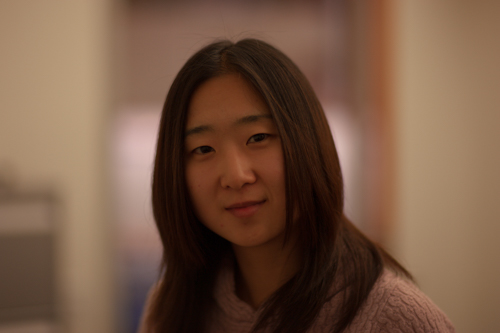
#> input picture img/MIT-Adobe_FiveK/12.jpg, 500 x 333 px, given in place of jmu_text.png, which was not available
$ python test_1.py
#> lines starting #> are read from the running program, lines starting #| are printed output that depends on the picture
### watermark.py
import random
import cv2
import numpy as np
from numpy import ndarray

"""
DCT 水印嵌入方法2
将水印嵌入中频DCT系数
"""
np.random.seed(1)
x1 = np.random.randn(8)
x2 = np.random.randn(8)

# Zigzag矩阵
z_mat = np.array([
    0, 1, 5, 6, 14, 15, 27, 28,
    2, 4, 7, 13, 16, 26, 29, 42,
    3, 8, 12, 17, 25, 30, 41, 43,
    9, 11, 18, 24, 31, 40, 44, 53,
    10, 19, 23, 32, 39, 45, 52, 54,
    20, 22, 33, 38, 46, 51, 55, 60,
    21, 34, 37, 47, 50, 56, 59, 61,
    35, 36, 48, 49, 57, 58, 62, 63])


# 相关系数
# [5 lines left out: function corr2, not called in this run]


# zigzag 变换
def zig_zag(block: np.ndarray):
    zigzag_block = block.flatten()[[np.where(z_mat == i)[0][0] for i in range(64)]]
    return zigzag_block


# zigzag逆变换
# [14 lines left out: function inverse_zigzag, not called in this run]


# 水印嵌入
def embed_watermark(image: np.ndarray[np.uint8],
                    watermark: np.ndarray[np.uint8],
                    alpha=0.5,
                    bs=8, seed=100) -> np.ndarray[np.uint8]:
    wm_copy = watermark.copy()
    img_f = image.astype(np.float32)  # 原始图像 float32
    # 图像尺寸
    img_h, img_w = image.shape
    # 水印尺寸
    wm_h, wm_w = watermark.shape

    blocks = (img_h // bs) * (img_w // bs)
    if watermark.size > blocks:
        exit("水印过大")
    img_idct = np.zeros_like(image, dtype=np.float32)  # 逆DCT变换后的图像
    for i in range(0, img_h, bs):
        for j in range(0, img_w, bs):
            dst = cv2.dct(img_f[i:i + bs, j:j + bs])
            img_idct[i:i + bs, j:j + bs] = cv2.idct(dst)

    # 水印二值化
    wm_copy[wm_copy < 127] = 0
    wm_copy[wm_copy >= 127] = 1

    used_point = set()
    random.seed(seed)  # 设置随机种子，确保嵌入与提取水印的位置相同
    n = img_h // bs
    m = img_w // bs
    p = (-1, -1)  # 初始点无意义
    used_point.add(p)
    for h in range(wm_h):
        for w in range(wm_w):
            # 如果该 8*8 DCT 块已经嵌入过水印则继续随机
            while p in used_point:
                p = random.randint(0, n - 1), random.randint(0, m - 1)
            used_point.add(p)

            index_h = p[0] * bs  # 水印像素将嵌入的DCT块的列索引
            index_w = p[1] * bs  # 水印像素将嵌入的DCT块的行索引

            dct_block = cv2.dct(img_idct[index_h:index_h + bs, index_w:index_w + bs])
            zigzag_block = zig_zag(dct_block)
            x = x1 if wm_copy[h, w] == 1 else x2
            zigzag_block[28:36] = zigzag_block[28:36] + (alpha * x)  # 主对角线中频系数
            inv_zigzag = inverse_zigzag(zigzag_block)
            img_idct[index_h:index_h + bs, index_w:index_w + bs] = cv2.idct(inv_zigzag)
    return np.uint8(img_idct)


# 水印提取
# [24 lines left out: function extract_watermark, not called in this run]


def embed_watermark_color(image: np.ndarray[np.uint8],
                          watermark: np.ndarray[np.uint8],
                          alpha=0.5,
                          bs=8, seed=100) -> ndarray[np.uint8]:
    """
    对彩色图像嵌入水印，同embed_watermark
    :param image: 图像
    :param watermark: 水印
    :param alpha: 强度
    :param bs: block size
    :param seed: 随机种子
    :return: 嵌入水印后图像
    """
    chs = [embed_watermark(image[:, :, i], watermark, alpha, bs, seed + i) for i in range(3)]
    return cv2.merge(chs)


# [15 lines left out: function extract_watermark_color, not called in this run]

### test_1.py
import os
import cv2
from matplotlib import pyplot as plt
import attack
from iou import iou
from watermark import embed_watermark_color, extract_watermark_color

if __name__ == '__main__':
    alpha = 0.8
    wm = cv2.imread('img/watermark/jmu_text.png', 0)
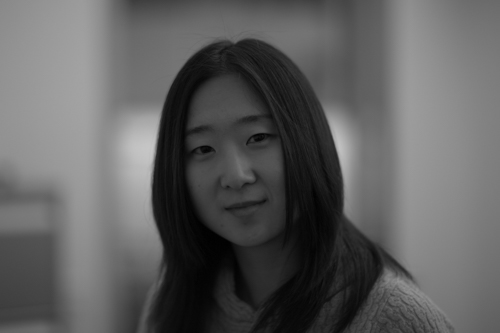
#> wm: shape (333, 500); min 0, max 198, mean 94.4
    psnr_result = []
    img_dir = 'img/MIT-Adobe_FiveK/'

    channel0_img = []
    merged_img = []
    channel0_iou = []
    merged_iou = []

    for jpg_name in os.listdir(img_dir):
        img = cv2.imread(img_dir + jpg_name)
#> img is the input picture: shape (333, 500, 3); mean B, G, R 67.7, 87.6, 117.9
        png_name = jpg_name.replace('jpg', 'png')
        embedded = embed_watermark_color(img, wm, alpha=alpha)
#> (the run stopped early here; a loop or call above may not have finished)

$ run again, on img/MIT-Adobe_FiveK/54.jpg
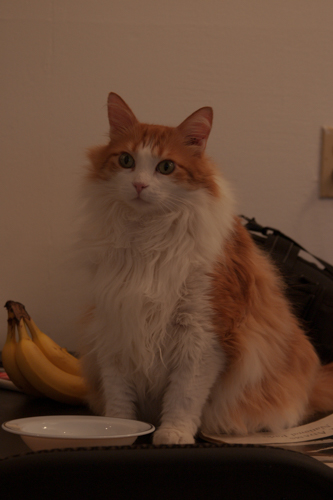
#> input picture img/MIT-Adobe_FiveK/54.jpg, 333 x 500 px, given in place of jmu_text.png, which was not available
#> `wm = cv2.imread('img/watermark/jmu_text.png', 0)`:
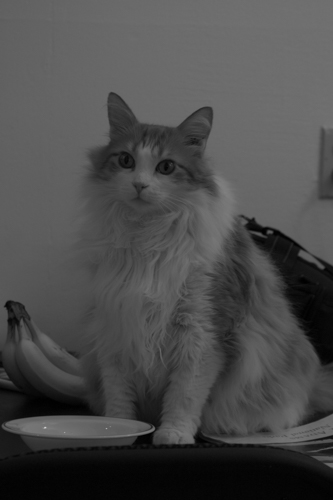
#> wm: shape (500, 333); min 0, max 208, mean 74.4
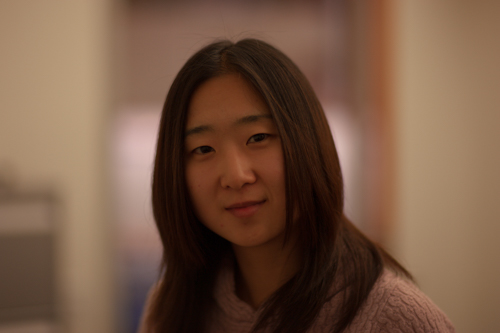
#> input picture img/MIT-Adobe_FiveK/12.jpg, 500 x 333 px
#> img is the input picture: shape (333, 500, 3); mean B, G, R 67.7, 87.6, 117.9

$ run again, on img/MIT-Adobe_FiveK/56.jpg
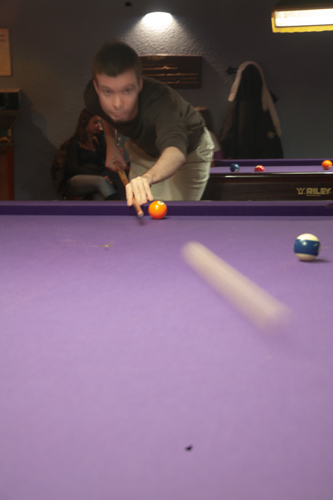
#> input picture img/MIT-Adobe_FiveK/56.jpg, 333 x 500 px, given in place of jmu_text.png, which was not available
#> `wm = cv2.imread('img/watermark/jmu_text.png', 0)`:
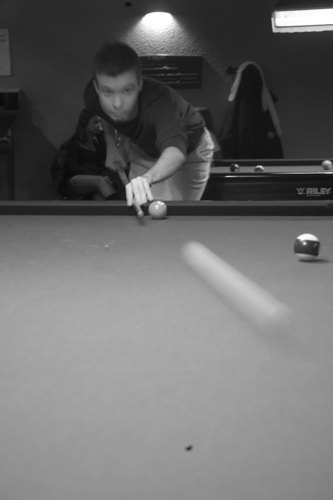
#> wm: shape (500, 333); min 8, max 255, mean 108.5
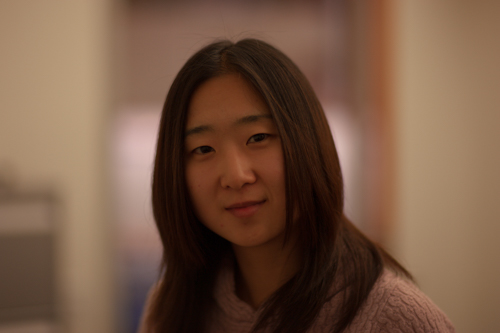
#> input picture img/MIT-Adobe_FiveK/12.jpg, 500 x 333 px
#> img is the input picture: shape (333, 500, 3); mean B, G, R 67.7, 87.6, 117.9

$ run again, on img/MIT-Adobe_FiveK/69.jpg
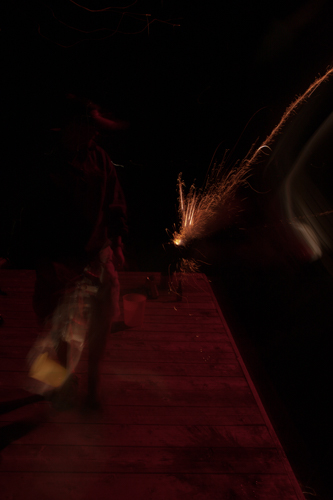
#> input picture img/MIT-Adobe_FiveK/69.jpg, 333 x 500 px, given in place of jmu_text.png, which was not available
#> `wm = cv2.imread('img/watermark/jmu_text.png', 0)`:
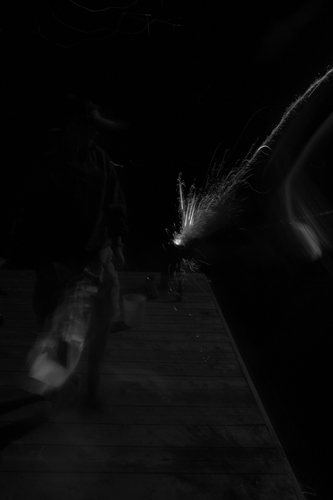
#> wm: shape (500, 333); min 0, max 235, mean 9.2
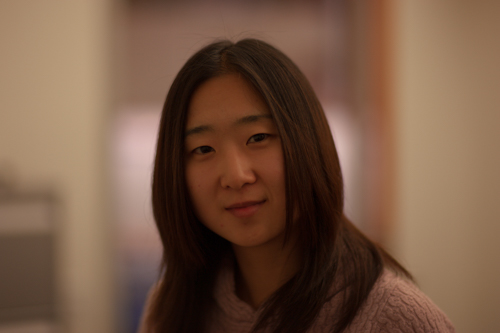
#> input picture img/MIT-Adobe_FiveK/12.jpg, 500 x 333 px
#> img is the input picture: shape (333, 500, 3); mean B, G, R 67.7, 87.6, 117.9
